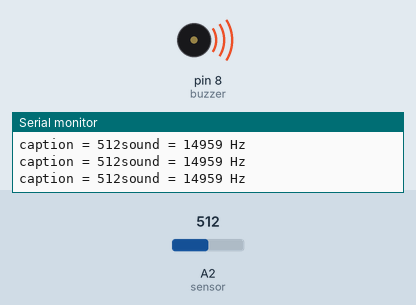
This sketch was run on a simulated Arduino Uno, built with avr-gcc and run on an emulated ATmega328P. On the bench: buzzer (waves = sounding), the last lines printed to the serial monitor. The test bench sets the inputs (shaded band); at power-on: A2 (sensor) = 512.

Above: at 1.2 s.
1.3 s: A2 (sensor) set to 105
At 2.2 s:
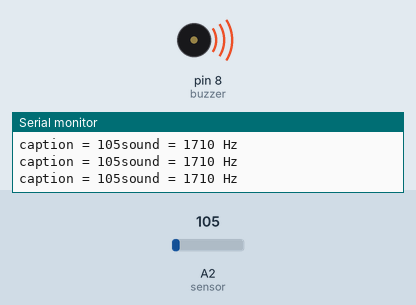
4.3 s: A2 (sensor) set to 93
At 5.4 s:
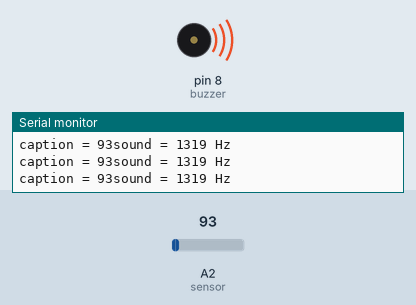
Timing chart, 0 to 7.3 s (numbered marks = the images above; inputs shaded):
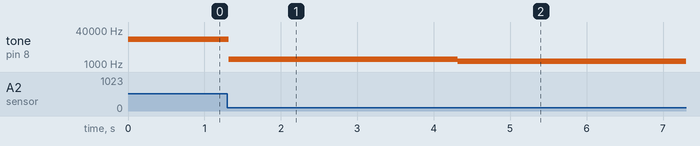

The sketch:

TP3_Th_r_mine.ino
```cpp
// C++ code
//
int buzzer = 8; //Buzzer sur broche 8.
int sensor = A2; //Photorésistance sur broche A2.

void setup()
{
  Serial.begin(9600); //Initilialisation port série.
  pinMode(buzzer, OUTPUT); //Buzzer en sortie.
  pinMode(sensor, INPUT); //Photorésistance en entrée.
}

void loop()
{
  //Lecture valeur de la photorésistance.
  int caption = analogRead(sensor);
  //Renvoi d'une valeur proportionnelle de la plage 54 à 974 ...
  //... dans une plage de 50 à 30 000 Hertz.
  int sound = map(caption, 54, 974, 50, 30000);
  //Lecture du son sur le buzzer.
  tone(buzzer, sound);

  //Pour débogage, affichage de la mesure de la photorésistance ...
  Serial.print("caption = ");
  Serial.print(caption);
  //... et de la fréquence envoyé au buzzer.
  Serial.print("sound = ");
  Serial.print(sound);
  Serial.println(" Hz");
}
```

Measured:
- after the input at 1.3 s, tone on pin 8 (buzzer): 14959 Hz → 1710 Hz at once
- after the input at 4.3 s, tone on pin 8 (buzzer): 1710 Hz → 1319 Hz at once
